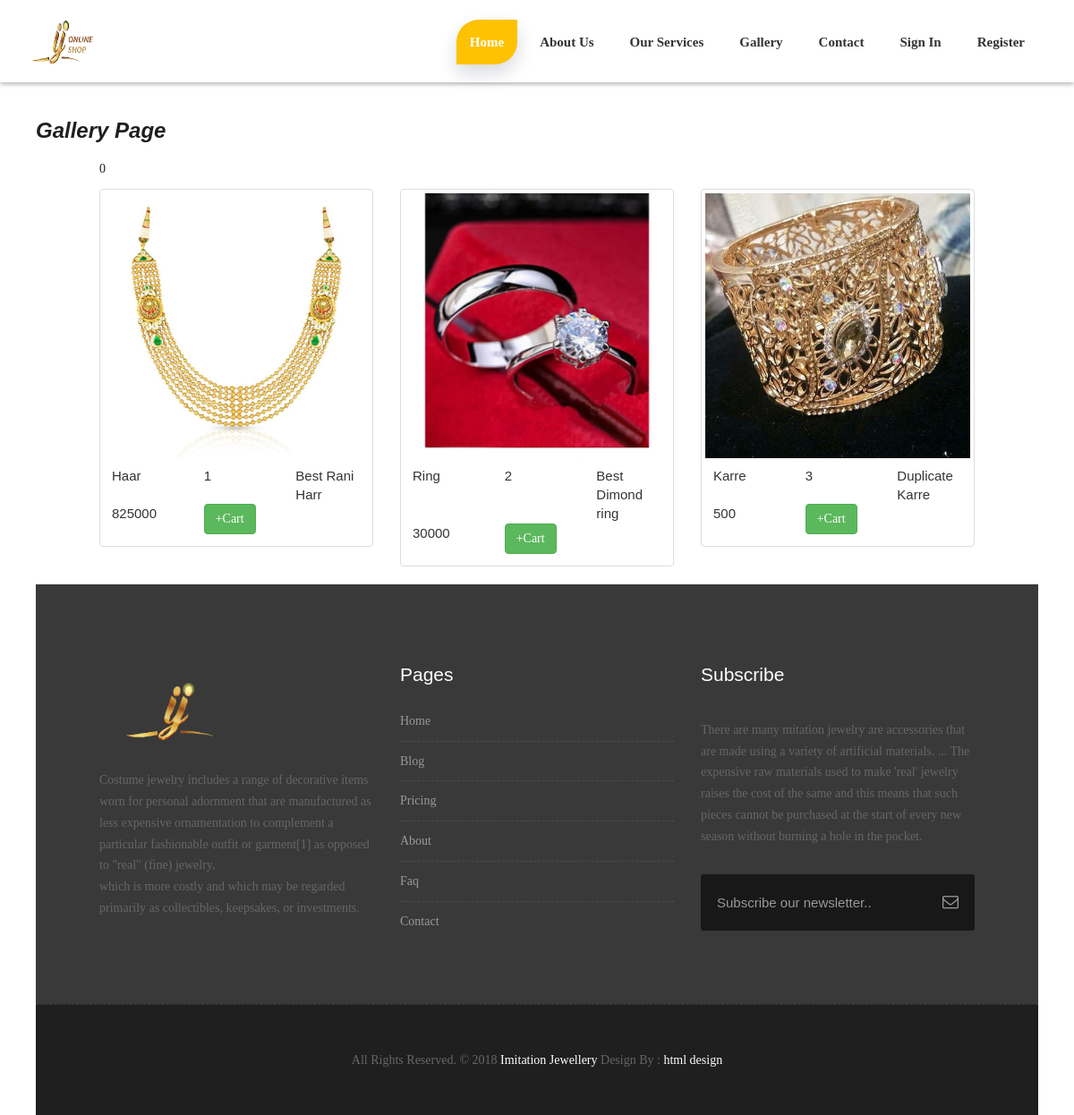
Screenshot of /Shop.php with the database file from the repository.
### tables this page shows
CREATE TABLE `product` (
  `P_Id` int(11) NOT NULL,
  `P_Name` varchar(255) NOT NULL,
  `C_Id` int(11) NOT NULL,
  `P_Quantity` int(11) NOT NULL,
  `P_Description` varchar(255) NOT NULL,
  `P_Image` blob NOT NULL,
  `P_Price` int(11) NOT NULL
);

### Shop.php (the view, shortened to what this page needs)
<?php
include 'navbar.php';
include 'connection.php';
$query="select * from product";
$result=mysqli_query($conn,$query);
?>
<div style="margin : 40px;">
<h1><b><i>Gallery Page</b></i></h1>
<div class="container">
  <h1><a href="viewCart.php"><?php echo count($_SESSION['cart']);?></a></h1>
  <div class="row">
   <?php
   while($row=mysqli_fetch_array($result))
   {
       ?>
<div class="col-md-4">
      <div class="thumbnail">
          <img src="img/<?php echo $row['P_Image']?>" alt="Lights" style="width:100%">
          <div class="caption">
            <div class="row">
              <div class="col-lg-4">
              <?php echo $row['P_Name']?>
              </div>
              <div class="col-lg-4">
              <?php echo $row['P_Quantity']?>
              </div>
              <div class="col-lg-4">
              <?php echo $row['P_Description']?>
              </div>
              <div class="col-lg-4">
              <?php echo $row['P_Price']?>
              </div>
              <div class="col-lg-4">
              <a href="AddCart.php?id=<?php echo $row['P_Id']?>"><button class="btn btn-success">+Cart</button></a>
              </div>
            </div>
          </div>
      </div>
    </div>
       <?php
   }
   ?>
  </div>
</div>
<?php
include 'footer.php';
?>

### style.css (style rules this page uses)
body { color: #999; font-size: 15px; font-family: 'Raleway', sans-serif; line-height: 1.80857; }
a { color: #1f1f1f; text-decoration: none !important; outline: none !important; -webkit-transition: all .3s ease-in-out; -moz-transition: all .3s ease-in-out; -ms-transition: all .3s ease-in-out; -o-transition: all .3s ease-in-out; transition: all .3s ease-in-out; }
h1, h2, h3, h4, h5, h6 { letter-spacing: 0; font-weight: normal; position: relative; padding: 0 0 10px 0; font-weight: normal; line-height: 120% !important; color: #1f1f1f; margin: 0 }
h1 { font-size: 24px }
h1 a, h2 a, h3 a, h4 a, h5 a, h6 a { color: #212121; text-decoration: none!important; opacity: 1 }
a { color: #1f1f1f; text-decoration: none; outline: none; }
a, .btn { text-decoration: none !important; outline: none !important; -webkit-transition: all .3s ease-in-out; -moz-transition: all .3s ease-in-out; -ms-transition: all .3s ease-in-out; -o-transition: all .3s ease-in-out; transition: all .3s ease-in-out; }
:root { --pricingTable-yellow: #fdc202; --pricingTable-purple: #fdc202; --pricingTable-blue: #fdc202; }

### css/responsive.css (style rules this page uses)
@media (max-width: 1200px) { .container { width: 90%; } }

### css/main.css (style rules this page uses)
* { margin: 0px; padding: 0px; box-sizing: border-box; }
body, html { height: 100%; font-family: Raleway-Regular, sans-serif; }
a { font-family: Raleway-Regular; font-size: 14px; line-height: 1.7; color: #666666; margin: 0px; transition: all 0.4s; -webkit-transition: all 0.4s; -o-transition: all 0.4s; -moz-transition: all 0.4s; }
h1,h2,h3,h4,h5,h6 { margin: 0px; }
button { outline: none !important; border: none; background: transparent; }

### rows the page displays
product: P_Image (picture), P_Name "Haar", P_Quantity "1", P_Description "Best Rani Harr", P_Price "825000"
product: P_Image (picture), P_Name "Ring", P_Quantity "2", P_Description "Best Dimond ring", P_Price "30000"
product: P_Image (picture), P_Name "Karre", P_Quantity "3", P_Description "Duplicate Karre", P_Price "500"

### other values shown
count($_SESSION['cart']) "0"
